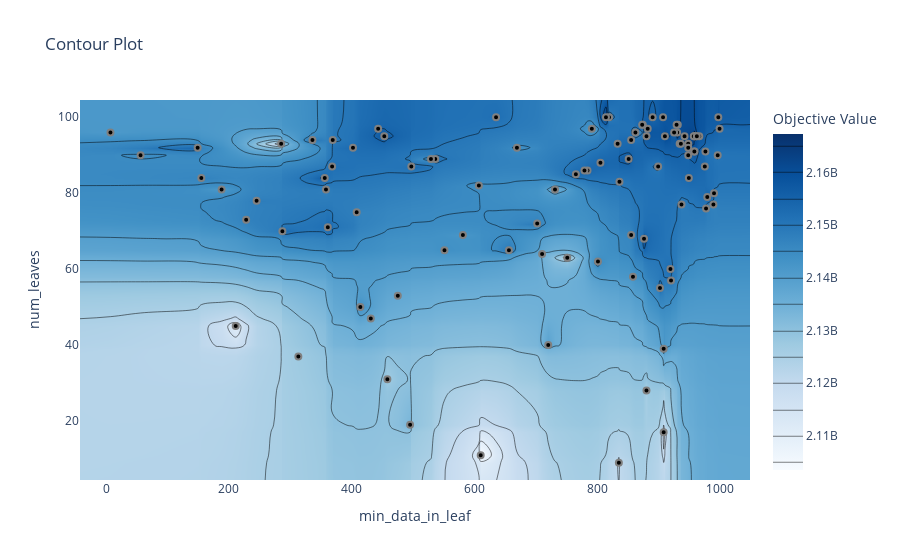

Notebook code for this chart:
### Code cell
plot_contour(study, params=['num_leaves','min_data_in_leaf'] )

### Figure 1 — Plotly figure (JSON) as saved in the notebook; plotly's stock layout.template omitted (floating-point values rounded to 4 significant figures; data arrays with more than 128 entries replaced by an {"elided": "..."} marker saying what was removed)
{"data": [{"colorbar": {"title": {"text": "Objective Value"}}, "colorscale": [[0, "rgb(247,251,255)"], [0.125, "rgb(222,235,247)"], [0.25, "rgb(198,219,239)"], [0.375, "rgb(158,202,225)"], [0.5, "rgb(107,174,214)"], [0.625, "rgb(66,146,198)"], [0.75, "rgb(33,113,181)"], [0.875, "rgb(8,81,156)"], [1, "rgb(8,48,107)"]], "connectgaps": true, "contours": {"coloring": "heatmap"}, "hoverinfo": "none", "line": {"smoothing": 1.3}, "reversescale": false, "type": "contour", "x": [-42.6, 7, 56, 149, 155, 188, 211, 228, 245, 285, 287, 313, 336, 356, 358, 361, 368, 369, 402, 408, 414, 431, 443, 453, 458, 475, 495, 497, 529, 536, 551, 581, 607, 610, 635, 656, 669, 702, 710, 720, 731, 751, 765, 779, 784, 791, 801, 805, 814, 819, 833, 835, 836, 851, 855, 858, 862, 873, 874, 876, 880, 882, 890, 899, 902, 907, 908, 910, 919, 920, 925, 929, 930, 931, 934, 936, 937, 942, 948, 949, 957, 958, 960, 962, 966, 975, 976, 977, 979, 989, 990, 996, 997, 999, 1049.0], "y": [4.45, 9, 11, 17, 19, 28, 31, 37, 39, 40, 45, 47, 50, 53, 55, 57, 58, 60, 62, 63, 64, 65, 68, 69, 70, 71, 72, 73, 75, 76, 77, 78, 79, 80, 81, 82, 83, 84, 85, 86, 87, 88, 89, 90, 91, 92, 93, 94, 95, 96, 97, 98, 100, 104.5], "z": {"elided": "54x95 int values"}}, {"marker": {"color": "black", "line": {"color": "Gray", "width": 2}}, "mode": "markers", "name": "Feasible Trial", "showlegend": false, "type": "scatter", "x": [751, 313, 791, 211, 934, 669, 710, 188, 610, 720, 989, 977, 990, 7, 876, 858, 495, 497, 855, 880, 635, 356, 368, 475, 361, 581, 902, 228, 56, 801, 414, 358, 287, 155, 551, 285, 408, 784, 919, 431, 336, 779, 819, 731, 948, 937, 656, 702, 836, 536, 245, 453, 443, 369, 765, 149, 882, 999, 874, 458, 529, 873, 890, 942, 960, 958, 976, 835, 920, 910, 908, 957, 966, 936, 851, 814, 997, 805, 402, 607, 908, 880, 930, 962, 958, 958, 931, 975, 948, 948, 907, 862, 979, 833, 929, 949, 899, 996, 855, 925], "y": [63, 37, 97, 45, 93, 92, 64, 81, 11, 40, 77, 76, 80, 96, 68, 58, 19, 87, 69, 28, 100, 84, 87, 53, 71, 69, 55, 73, 90, 62, 50, 81, 70, 84, 65, 93, 75, 86, 60, 47, 94, 86, 100, 81, 90, 77, 65, 72, 83, 89, 78, 95, 97, 94, 85, 92, 97, 97, 98, 31, 89, 98, 100, 95, 95, 95, 91, 9, 57, 95, 39, 95, 95, 93, 89, 100, 100, 88, 92, 82, 17, 95, 96, 95, 91, 91, 98, 87, 93, 92, 100, 96, 79, 93, 98, 84, 87, 90, 94, 96]}, {"marker": {"color": "#cccccc", "line": {"color": "Gray", "width": 2}}, "mode": "markers", "name": "Infeasible Trial", "showlegend": false, "type": "scatter", "x": [], "y": []}], "layout": {"title": {"text": "Contour Plot"}, "xaxis": {"range": [-42.6, 1049.0], "title": {"text": "min_data_in_leaf"}}, "yaxis": {"range": [4.45, 104.5], "title": {"text": "num_leaves"}}}}
